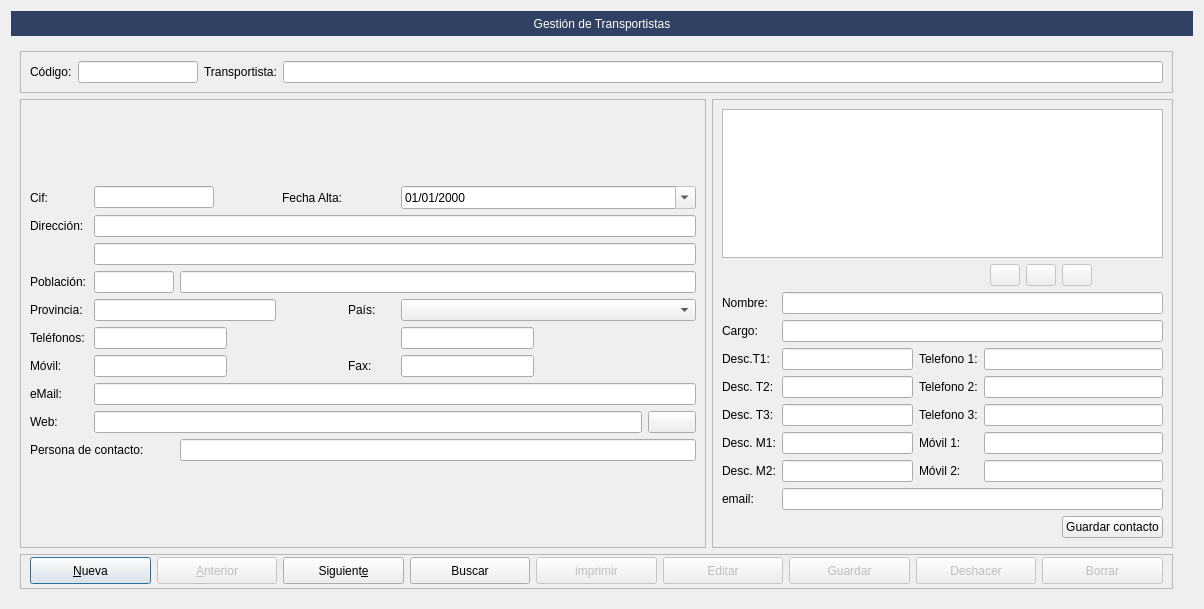
<?xml version="1.0" encoding="UTF-8"?>
<ui version="4.0">
 <class>FrmTransportistas</class>
 <widget class="QDialog" name="FrmTransportistas">
  <property name="geometry">
   <rect>
    <x>0</x>
    <y>0</y>
    <width>1204</width>
    <height>609</height>
   </rect>
  </property>
  <property name="windowTitle">
   <string>Gestión de Transportistas</string>
  </property>
  <layout class="QGridLayout" name="gridLayout_2">
   <item row="1" column="0">
    <widget class="QStackedWidget" name="stackedWidget">
     <property name="currentIndex">
      <number>1</number>
     </property>
     <widget class="QWidget" name="page">
      <layout class="QGridLayout" name="gridLayout">
       <property name="rightMargin">
        <number>20</number>
       </property>
       <item row="0" column="0">
        <widget class="QTableView" name="tablaBusqueda">
         <property name="styleSheet">
          <string notr="true">alternate-background-color: rgb(255, 255, 255);
font: 8pt &quot;Sans&quot;;
background-color: rgb(248, 245, 194);</string>
         </property>
         <property name="alternatingRowColors">
          <bool>true</bool>
         </property>
         <property name="selectionMode">
          <enum>QAbstractItemView::SingleSelection</enum>
         </property>
         <property name="selectionBehavior">
          <enum>QAbstractItemView::SelectRows</enum>
         </property>
         <attribute name="horizontalHeaderStretchLastSection">
          <bool>true</bool>
         </attribute>
         <attribute name="verticalHeaderVisible">
          <bool>false</bool>
         </attribute>
        </widget>
       </item>
      </layout>
     </widget>
     <widget class="QWidget" name="page_2">
      <layout class="QGridLayout" name="gridLayout_5">
       <property name="rightMargin">
        <number>20</number>
       </property>
       <item row="5" column="0" colspan="2">
        <widget class="QFrame" name="frame_4">
         <property name="sizePolicy">
          <sizepolicy hsizetype="Preferred" vsizetype="Preferred">
           <horstretch>0</horstretch>
           <verstretch>0</verstretch>
          </sizepolicy>
         </property>
         <property name="minimumSize">
          <size>
           <width>0</width>
           <height>35</height>
          </size>
         </property>
         <property name="maximumSize">
          <size>
           <width>16777215</width>
           <height>35</height>
          </size>
         </property>
         <property name="frameShape">
          <enum>QFrame::StyledPanel</enum>
         </property>
         <property name="frameShadow">
          <enum>QFrame::Raised</enum>
         </property>
         <layout class="QHBoxLayout" name="horizontalLayout">
          <property name="topMargin">
           <number>2</number>
          </property>
          <item>
           <widget class="QPushButton" name="btnAnadir">
            <property name="sizePolicy">
             <sizepolicy hsizetype="Preferred" vsizetype="Fixed">
              <horstretch>0</horstretch>
              <verstretch>0</verstretch>
             </sizepolicy>
            </property>
            <property name="minimumSize">
             <size>
              <width>0</width>
              <height>27</height>
             </size>
            </property>
            <property name="text">
             <string>&amp;Nueva</string>
            </property>
            <property name="icon">
             <iconset resource="../maya.qrc">
              <normaloff>:/Icons/PNG/add.png</normaloff>:/Icons/PNG/add.png</iconset>
            </property>
            <property name="iconSize">
             <size>
              <width>24</width>
              <height>24</height>
             </size>
            </property>
           </widget>
          </item>
          <item>
           <widget class="QPushButton" name="btnAnterior">
            <property name="enabled">
             <bool>false</bool>
            </property>
            <property name="sizePolicy">
             <sizepolicy hsizetype="Preferred" vsizetype="Fixed">
              <horstretch>0</horstretch>
              <verstretch>0</verstretch>
             </sizepolicy>
            </property>
            <property name="minimumSize">
             <size>
              <width>0</width>
              <height>27</height>
             </size>
            </property>
            <property name="text">
             <string>&amp;Anterior</string>
            </property>
            <property name="icon">
             <iconset resource="../maya.qrc">
              <normaloff>:/Icons/PNG/Previous.png</normaloff>:/Icons/PNG/Previous.png</iconset>
            </property>
            <property name="iconSize">
             <size>
              <width>24</width>
              <height>24</height>
             </size>
            </property>
           </widget>
          </item>
          <item>
           <widget class="QPushButton" name="btnSiguiente">
            <property name="sizePolicy">
             <sizepolicy hsizetype="Preferred" vsizetype="Fixed">
              <horstretch>0</horstretch>
              <verstretch>0</verstretch>
             </sizepolicy>
            </property>
            <property name="minimumSize">
             <size>
              <width>0</width>
              <height>27</height>
             </size>
            </property>
            <property name="text">
             <string>Siguient&amp;e</string>
            </property>
            <property name="icon">
             <iconset resource="../maya.qrc">
              <normaloff>:/Icons/PNG/Next.png</normaloff>:/Icons/PNG/Next.png</iconset>
            </property>
            <property name="iconSize">
             <size>
              <width>24</width>
              <height>24</height>
             </size>
            </property>
           </widget>
          </item>
          <item>
           <widget class="QPushButton" name="btnBuscar">
            <property name="sizePolicy">
             <sizepolicy hsizetype="Preferred" vsizetype="Fixed">
              <horstretch>0</horstretch>
              <verstretch>0</verstretch>
             </sizepolicy>
            </property>
            <property name="minimumSize">
             <size>
              <width>0</width>
              <height>27</height>
             </size>
            </property>
            <property name="text">
             <string>Buscar</string>
            </property>
            <property name="icon">
             <iconset resource="../maya.qrc">
              <normaloff>:/Icons/PNG/search.png</normaloff>:/Icons/PNG/search.png</iconset>
            </property>
            <property name="iconSize">
             <size>
              <width>24</width>
              <height>24</height>
             </size>
            </property>
           </widget>
          </item>
          <item>
           <widget class="QPushButton" name="btnImprimir">
            <property name="enabled">
             <bool>false</bool>
            </property>
            <property name="sizePolicy">
             <sizepolicy hsizetype="Preferred" vsizetype="Fixed">
              <horstretch>0</horstretch>
              <verstretch>0</verstretch>
             </sizepolicy>
            </property>
            <property name="minimumSize">
             <size>
              <width>0</width>
              <height>27</height>
             </size>
            </property>
            <property name="text">
             <string>imprimir</string>
            </property>
            <property name="icon">
             <iconset resource="../maya.qrc">
              <normaloff>:/Icons/PNG/Print.png</normaloff>:/Icons/PNG/Print.png</iconset>
            </property>
            <property name="iconSize">
             <size>
              <width>24</width>
              <height>24</height>
             </size>
            </property>
           </widget>
          </item>
          <item>
           <widget class="QPushButton" name="btnEditar">
            <property name="enabled">
             <bool>false</bool>
            </property>
            <property name="sizePolicy">
             <sizepolicy hsizetype="Preferred" vsizetype="Fixed">
              <horstretch>0</horstretch>
              <verstretch>0</verstretch>
             </sizepolicy>
            </property>
            <property name="minimumSize">
             <size>
              <width>0</width>
              <height>27</height>
             </size>
            </property>
            <property name="text">
             <string>Editar</string>
            </property>
            <property name="icon">
             <iconset resource="../maya.qrc">
              <normaloff>:/Icons/PNG/Save.png</normaloff>:/Icons/PNG/Save.png</iconset>
            </property>
            <property name="iconSize">
             <size>
              <width>24</width>
              <height>24</height>
             </size>
            </property>
            <property name="shortcut">
             <string>Ctrl+S</string>
            </property>
           </widget>
          </item>
          <item>
           <widget class="QPushButton" name="btnGuardar">
            <property name="enabled">
             <bool>false</bool>
            </property>
            <property name="sizePolicy">
             <sizepolicy hsizetype="Preferred" vsizetype="Fixed">
              <horstretch>0</horstretch>
              <verstretch>0</verstretch>
             </sizepolicy>
            </property>
            <property name="minimumSize">
             <size>
              <width>0</width>
              <height>27</height>
             </size>
            </property>
            <property name="text">
             <string>Guardar</string>
            </property>
            <property name="icon">
             <iconset resource="../maya.qrc">
              <normaloff>:/Icons/PNG/Save.png</normaloff>:/Icons/PNG/Save.png</iconset>
            </property>
            <property name="iconSize">
             <size>
              <width>24</width>
              <height>24</height>
             </size>
            </property>
           </widget>
          </item>
          <item>
           <widget class="QPushButton" name="btnDeshacer">
            <property name="enabled">
             <bool>false</bool>
            </property>
            <property name="minimumSize">
             <size>
              <width>0</width>
              <height>27</height>
             </size>
            </property>
            <property name="text">
             <string>Deshacer</string>
            </property>
            <property name="icon">
             <iconset resource="../maya.qrc">
              <normaloff>:/Icons/PNG/undo.png</normaloff>:/Icons/PNG/undo.png</iconset>
            </property>
           </widget>
          </item>
          <item>
           <widget class="QPushButton" name="btnBorrar">
            <property name="enabled">
             <bool>false</bool>
            </property>
            <property name="sizePolicy">
             <sizepolicy hsizetype="Preferred" vsizetype="Fixed">
              <horstretch>0</horstretch>
              <verstretch>0</verstretch>
             </sizepolicy>
            </property>
            <property name="minimumSize">
             <size>
              <width>0</width>
              <height>27</height>
             </size>
            </property>
            <property name="text">
             <string>Borrar</string>
            </property>
            <property name="icon">
             <iconset resource="../maya.qrc">
              <normaloff>:/Icons/PNG/Delete.png</normaloff>:/Icons/PNG/Delete.png</iconset>
            </property>
            <property name="iconSize">
             <size>
              <width>24</width>
              <height>24</height>
             </size>
            </property>
           </widget>
          </item>
         </layout>
        </widget>
       </item>
       <item row="1" column="0" colspan="2">
        <widget class="QFrame" name="frame">
         <property name="frameShape">
          <enum>QFrame::StyledPanel</enum>
         </property>
         <property name="frameShadow">
          <enum>QFrame::Raised</enum>
         </property>
         <layout class="QHBoxLayout" name="horizontalLayout_2">
          <item>
           <widget class="QLabel" name="label">
            <property name="text">
             <string>Código:</string>
            </property>
           </widget>
          </item>
          <item>
           <widget class="QLineEdit" name="txtCodigo">
            <property name="maximumSize">
             <size>
              <width>120</width>
              <height>16777215</height>
             </size>
            </property>
           </widget>
          </item>
          <item>
           <widget class="QLabel" name="label_2">
            <property name="text">
             <string>Transportista:</string>
            </property>
           </widget>
          </item>
          <item>
           <widget class="QLineEdit" name="txtTransportista"/>
          </item>
         </layout>
        </widget>
       </item>
       <item row="2" column="0">
        <widget class="QFrame" name="frame_6">
         <property name="minimumSize">
          <size>
           <width>278</width>
           <height>0</height>
          </size>
         </property>
         <property name="frameShape">
          <enum>QFrame::StyledPanel</enum>
         </property>
         <property name="frameShadow">
          <enum>QFrame::Raised</enum>
         </property>
         <layout class="QGridLayout" name="gridLayout_8">
          <item row="0" column="0">
           <layout class="QGridLayout" name="gridLayout_4">
            <item row="4" column="5">
             <widget class="QLabel" name="label_14">
              <property name="text">
               <string>País:</string>
              </property>
             </widget>
            </item>
            <item row="6" column="5">
             <widget class="QLabel" name="label_15">
              <property name="text">
               <string>Fax:</string>
              </property>
             </widget>
            </item>
            <item row="6" column="6">
             <widget class="QLineEdit" name="txtfax">
              <property name="maximumSize">
               <size>
                <width>133</width>
                <height>16777215</height>
               </size>
              </property>
              <property name="readOnly">
               <bool>true</bool>
              </property>
             </widget>
            </item>
            <item row="5" column="0">
             <widget class="QLabel" name="label_8">
              <property name="text">
               <string>Teléfonos: </string>
              </property>
             </widget>
            </item>
            <item row="1" column="1" colspan="9">
             <widget class="QLineEdit" name="txtdireccion1">
              <property name="readOnly">
               <bool>true</bool>
              </property>
             </widget>
            </item>
            <item row="5" column="1" colspan="4">
             <widget class="QLineEdit" name="txttelefono1">
              <property name="maximumSize">
               <size>
                <width>133</width>
                <height>16777215</height>
               </size>
              </property>
              <property name="readOnly">
               <bool>true</bool>
              </property>
             </widget>
            </item>
            <item row="1" column="0">
             <widget class="QLabel" name="label_6">
              <property name="text">
               <string>Dirección:</string>
              </property>
             </widget>
            </item>
            <item row="8" column="1" colspan="8">
             <widget class="QLineEdit" name="txtweb">
              <property name="readOnly">
               <bool>true</bool>
              </property>
             </widget>
            </item>
            <item row="9" column="2" colspan="8">
             <widget class="QLineEdit" name="txtpersona_contacto">
              <property name="readOnly">
               <bool>true</bool>
              </property>
             </widget>
            </item>
            <item row="9" column="0" colspan="2">
             <widget class="QLabel" name="label_12">
              <property name="text">
               <string>Persona de contacto:</string>
              </property>
             </widget>
            </item>
            <item row="0" column="0">
             <widget class="QLabel" name="label_4">
              <property name="text">
               <string>Cif:</string>
              </property>
             </widget>
            </item>
            <item row="6" column="0">
             <widget class="QLabel" name="label_9">
              <property name="text">
               <string>Móvil:</string>
              </property>
             </widget>
            </item>
            <item row="4" column="1" colspan="3">
             <widget class="QLineEdit" name="txtprovincia">
              <property name="readOnly">
               <bool>true</bool>
              </property>
             </widget>
            </item>
            <item row="3" column="2" colspan="8">
             <widget class="QLineEdit" name="txtpoblacion">
              <property name="enabled">
               <bool>true</bool>
              </property>
              <property name="autoFillBackground">
               <bool>false</bool>
              </property>
              <property name="readOnly">
               <bool>true</bool>
              </property>
             </widget>
            </item>
            <item row="4" column="0">
             <widget class="QLabel" name="label_13">
              <property name="text">
               <string>Provincia:</string>
              </property>
             </widget>
            </item>
            <item row="0" column="6" colspan="4">
             <widget class="QDateEdit" name="txtfecha_alta">
              <property name="readOnly">
               <bool>true</bool>
              </property>
              <property name="displayFormat">
               <string>dd/MM/yyyy</string>
              </property>
              <property name="calendarPopup">
               <bool>true</bool>
              </property>
             </widget>
            </item>
            <item row="0" column="1" colspan="3">
             <widget class="QLineEdit" name="txtcif">
              <property name="maximumSize">
               <size>
                <width>120</width>
                <height>16777215</height>
               </size>
              </property>
              <property name="readOnly">
               <bool>true</bool>
              </property>
             </widget>
            </item>
            <item row="0" column="4">
             <widget class="QLabel" name="label_16">
              <property name="text">
               <string>Fecha Alta:</string>
              </property>
             </widget>
            </item>
            <item row="3" column="0">
             <widget class="QLabel" name="label_7">
              <property name="text">
               <string>Población:</string>
              </property>
             </widget>
            </item>
            <item row="4" column="6" colspan="4">
             <widget class="QComboBox" name="cbopais"/>
            </item>
            <item row="2" column="1" colspan="9">
             <widget class="QLineEdit" name="txtdireccion2">
              <property name="readOnly">
               <bool>true</bool>
              </property>
             </widget>
            </item>
            <item row="7" column="1" colspan="9">
             <widget class="QLineEdit" name="txtemail">
              <property name="readOnly">
               <bool>true</bool>
              </property>
             </widget>
            </item>
            <item row="8" column="0">
             <widget class="QLabel" name="label_11">
              <property name="text">
               <string>Web:</string>
              </property>
             </widget>
            </item>
            <item row="8" column="9">
             <widget class="QPushButton" name="btnAbrirWeb">
              <property name="text">
               <string/>
              </property>
              <property name="icon">
               <iconset resource="../maya.qrc">
                <normaloff>:/Icons/PNG/internet.png</normaloff>:/Icons/PNG/internet.png</iconset>
              </property>
             </widget>
            </item>
            <item row="3" column="1">
             <widget class="QLineEdit" name="txtcp">
              <property name="maximumSize">
               <size>
                <width>80</width>
                <height>16777215</height>
               </size>
              </property>
              <property name="readOnly">
               <bool>true</bool>
              </property>
             </widget>
            </item>
            <item row="5" column="6" colspan="2">
             <widget class="QLineEdit" name="txttelefono2">
              <property name="maximumSize">
               <size>
                <width>133</width>
                <height>16777215</height>
               </size>
              </property>
              <property name="readOnly">
               <bool>true</bool>
              </property>
             </widget>
            </item>
            <item row="6" column="1" colspan="4">
             <widget class="QLineEdit" name="txtmovil">
              <property name="minimumSize">
               <size>
                <width>101</width>
                <height>0</height>
               </size>
              </property>
              <property name="maximumSize">
               <size>
                <width>133</width>
                <height>16777215</height>
               </size>
              </property>
              <property name="readOnly">
               <bool>true</bool>
              </property>
             </widget>
            </item>
            <item row="7" column="0">
             <widget class="QLabel" name="lblEmail">
              <property name="text">
               <string>eMail:</string>
              </property>
              <property name="alignment">
               <set>Qt::AlignLeading|Qt::AlignLeft|Qt::AlignVCenter</set>
              </property>
             </widget>
            </item>
           </layout>
          </item>
         </layout>
        </widget>
       </item>
       <item row="2" column="1">
        <widget class="QFrame" name="frame_5">
         <property name="maximumSize">
          <size>
           <width>461</width>
           <height>16777215</height>
          </size>
         </property>
         <property name="frameShape">
          <enum>QFrame::StyledPanel</enum>
         </property>
         <property name="frameShadow">
          <enum>QFrame::Raised</enum>
         </property>
         <layout class="QGridLayout" name="gridLayout_6">
          <item row="7" column="2">
           <widget class="QLabel" name="label_60">
            <property name="text">
             <string>Móvil 1:</string>
            </property>
           </widget>
          </item>
          <item row="7" column="3" colspan="4">
           <widget class="QLineEdit" name="txtMovil1">
            <property name="readOnly">
             <bool>true</bool>
            </property>
           </widget>
          </item>
          <item row="2" column="1" colspan="6">
           <widget class="QLineEdit" name="txtNombre">
            <property name="readOnly">
             <bool>true</bool>
            </property>
           </widget>
          </item>
          <item row="5" column="0">
           <widget class="QLabel" name="label_25">
            <property name="text">
             <string>Desc. T2:</string>
            </property>
           </widget>
          </item>
          <item row="5" column="2">
           <widget class="QLabel" name="label_27">
            <property name="text">
             <string>Telefono 2:</string>
            </property>
           </widget>
          </item>
          <item row="4" column="2">
           <widget class="QLabel" name="label_26">
            <property name="text">
             <string>Telefono 1:</string>
            </property>
           </widget>
          </item>
          <item row="8" column="2">
           <widget class="QLabel" name="label_61">
            <property name="text">
             <string>Móvil 2:</string>
            </property>
           </widget>
          </item>
          <item row="8" column="1">
           <widget class="QLineEdit" name="txtDescripcionM2">
            <property name="readOnly">
             <bool>true</bool>
            </property>
           </widget>
          </item>
          <item row="8" column="0">
           <widget class="QLabel" name="label_59">
            <property name="text">
             <string>Desc. M2:</string>
            </property>
           </widget>
          </item>
          <item row="6" column="2">
           <widget class="QLabel" name="label_29">
            <property name="text">
             <string>Telefono 3:</string>
            </property>
           </widget>
          </item>
          <item row="6" column="3" colspan="4">
           <widget class="QLineEdit" name="txtTelefono3">
            <property name="readOnly">
             <bool>true</bool>
            </property>
           </widget>
          </item>
          <item row="6" column="0">
           <widget class="QLabel" name="label_24">
            <property name="text">
             <string>Desc. T3:</string>
            </property>
           </widget>
          </item>
          <item row="6" column="1">
           <widget class="QLineEdit" name="txtDescripcionT3">
            <property name="readOnly">
             <bool>true</bool>
            </property>
           </widget>
          </item>
          <item row="4" column="1">
           <widget class="QLineEdit" name="txtDescripcionT1">
            <property name="readOnly">
             <bool>true</bool>
            </property>
           </widget>
          </item>
          <item row="0" column="0" colspan="7">
           <widget class="QTableView" name="tablaContactos">
            <property name="alternatingRowColors">
             <bool>true</bool>
            </property>
            <property name="selectionMode">
             <enum>QAbstractItemView::SingleSelection</enum>
            </property>
            <property name="selectionBehavior">
             <enum>QAbstractItemView::SelectRows</enum>
            </property>
           </widget>
          </item>
          <item row="9" column="1" colspan="6">
           <widget class="QLineEdit" name="txtemail_contacto">
            <property name="readOnly">
             <bool>true</bool>
            </property>
           </widget>
          </item>
          <item row="5" column="1">
           <widget class="QLineEdit" name="txtDescripcionT2">
            <property name="readOnly">
             <bool>true</bool>
            </property>
           </widget>
          </item>
          <item row="2" column="0">
           <widget class="QLabel" name="label_18">
            <property name="text">
             <string>Nombre:</string>
            </property>
           </widget>
          </item>
          <item row="7" column="0">
           <widget class="QLabel" name="label_28">
            <property name="text">
             <string>Desc. M1:</string>
            </property>
           </widget>
          </item>
          <item row="7" column="1">
           <widget class="QLineEdit" name="txtDescripcionM1">
            <property name="readOnly">
             <bool>true</bool>
            </property>
           </widget>
          </item>
          <item row="4" column="3" colspan="4">
           <widget class="QLineEdit" name="txtTelefono1">
            <property name="readOnly">
             <bool>true</bool>
            </property>
           </widget>
          </item>
          <item row="3" column="1" colspan="6">
           <widget class="QLineEdit" name="txtCargo">
            <property name="readOnly">
             <bool>true</bool>
            </property>
           </widget>
          </item>
          <item row="4" column="0">
           <widget class="QLabel" name="label_19">
            <property name="text">
             <string>Desc.T1:</string>
            </property>
           </widget>
          </item>
          <item row="3" column="0">
           <widget class="QLabel" name="label_62">
            <property name="text">
             <string>Cargo:</string>
            </property>
           </widget>
          </item>
          <item row="8" column="3" colspan="4">
           <widget class="QLineEdit" name="txtMovil2">
            <property name="readOnly">
             <bool>true</bool>
            </property>
           </widget>
          </item>
          <item row="9" column="0">
           <widget class="QLabel" name="label_34">
            <property name="text">
             <string>email:</string>
            </property>
           </widget>
          </item>
          <item row="10" column="6">
           <widget class="QPushButton" name="pushButtonGuardarContacto">
            <property name="text">
             <string>Guardar contacto</string>
            </property>
           </widget>
          </item>
          <item row="5" column="3" colspan="4">
           <widget class="QLineEdit" name="txtTelefono2">
            <property name="readOnly">
             <bool>true</bool>
            </property>
           </widget>
          </item>
          <item row="1" column="5">
           <widget class="QPushButton" name="btnEditarContacto">
            <property name="enabled">
             <bool>false</bool>
            </property>
            <property name="maximumSize">
             <size>
              <width>30</width>
              <height>16777215</height>
             </size>
            </property>
            <property name="text">
             <string/>
            </property>
            <property name="icon">
             <iconset resource="../EditorReports/resource.qrc">
              <normaloff>:/icons/line.png</normaloff>:/icons/line.png</iconset>
            </property>
           </widget>
          </item>
          <item row="1" column="6">
           <widget class="QPushButton" name="btnBorrarContacto">
            <property name="enabled">
             <bool>false</bool>
            </property>
            <property name="maximumSize">
             <size>
              <width>30</width>
              <height>16777215</height>
             </size>
            </property>
            <property name="text">
             <string/>
            </property>
            <property name="icon">
             <iconset resource="../maya.qrc">
              <normaloff>:/Icons/PNG/Delete.png</normaloff>:/Icons/PNG/Delete.png</iconset>
            </property>
           </widget>
          </item>
          <item row="1" column="4">
           <widget class="QPushButton" name="btnAnadirContacto">
            <property name="enabled">
             <bool>false</bool>
            </property>
            <property name="maximumSize">
             <size>
              <width>30</width>
              <height>16777215</height>
             </size>
            </property>
            <property name="text">
             <string/>
            </property>
            <property name="icon">
             <iconset resource="../maya.qrc">
              <normaloff>:/Icons/PNG/add.png</normaloff>:/Icons/PNG/add.png</iconset>
            </property>
           </widget>
          </item>
         </layout>
        </widget>
       </item>
      </layout>
     </widget>
    </widget>
   </item>
   <item row="0" column="0">
    <widget class="QLabel" name="label_36">
     <property name="sizePolicy">
      <sizepolicy hsizetype="Preferred" vsizetype="Preferred">
       <horstretch>0</horstretch>
       <verstretch>0</verstretch>
      </sizepolicy>
     </property>
     <property name="minimumSize">
      <size>
       <width>300</width>
       <height>25</height>
      </size>
     </property>
     <property name="styleSheet">
      <string notr="true">font: 14pt &quot;Sans Serif&quot;;
color: rgb(255, 255, 255);
background-color: #304163;</string>
     </property>
     <property name="text">
      <string>Gestión de Transportistas</string>
     </property>
     <property name="alignment">
      <set>Qt::AlignCenter</set>
     </property>
    </widget>
   </item>
  </layout>
 </widget>
 <tabstops>
  <tabstop>txtCodigo</tabstop>
  <tabstop>txtTransportista</tabstop>
  <tabstop>txtcif</tabstop>
  <tabstop>txtfecha_alta</tabstop>
  <tabstop>txtdireccion1</tabstop>
  <tabstop>txtdireccion2</tabstop>
  <tabstop>txtcp</tabstop>
  <tabstop>txtpoblacion</tabstop>
  <tabstop>txtprovincia</tabstop>
  <tabstop>cbopais</tabstop>
  <tabstop>txttelefono1</tabstop>
  <tabstop>txttelefono2</tabstop>
  <tabstop>txtmovil</tabstop>
  <tabstop>txtemail</tabstop>
  <tabstop>txtweb</tabstop>
  <tabstop>btnAbrirWeb</tabstop>
  <tabstop>txtpersona_contacto</tabstop>
  <tabstop>btnGuardar</tabstop>
  <tabstop>btnDeshacer</tabstop>
  <tabstop>btnBorrar</tabstop>
  <tabstop>btnAnadir</tabstop>
  <tabstop>btnAnterior</tabstop>
  <tabstop>btnSiguiente</tabstop>
  <tabstop>btnBuscar</tabstop>
  <tabstop>btnImprimir</tabstop>
  <tabstop>btnEditar</tabstop>
  <tabstop>txtNombre</tabstop>
  <tabstop>txtCargo</tabstop>
  <tabstop>txtDescripcionT1</tabstop>
  <tabstop>txtTelefono1</tabstop>
  <tabstop>txtDescripcionT2</tabstop>
  <tabstop>txtTelefono2</tabstop>
  <tabstop>txtDescripcionT3</tabstop>
  <tabstop>txtTelefono3</tabstop>
  <tabstop>txtDescripcionM1</tabstop>
  <tabstop>txtMovil1</tabstop>
  <tabstop>txtDescripcionM2</tabstop>
  <tabstop>txtMovil2</tabstop>
  <tabstop>txtemail_contacto</tabstop>
  <tabstop>pushButtonGuardarContacto</tabstop>
  <tabstop>tablaBusqueda</tabstop>
  <tabstop>tablaContactos</tabstop>
 </tabstops>
 <resources>
  <include location="../maya.qrc"/>
  <include location="../EditorReports/resource.qrc"/>
 </resources>
 <connections/>
</ui>
